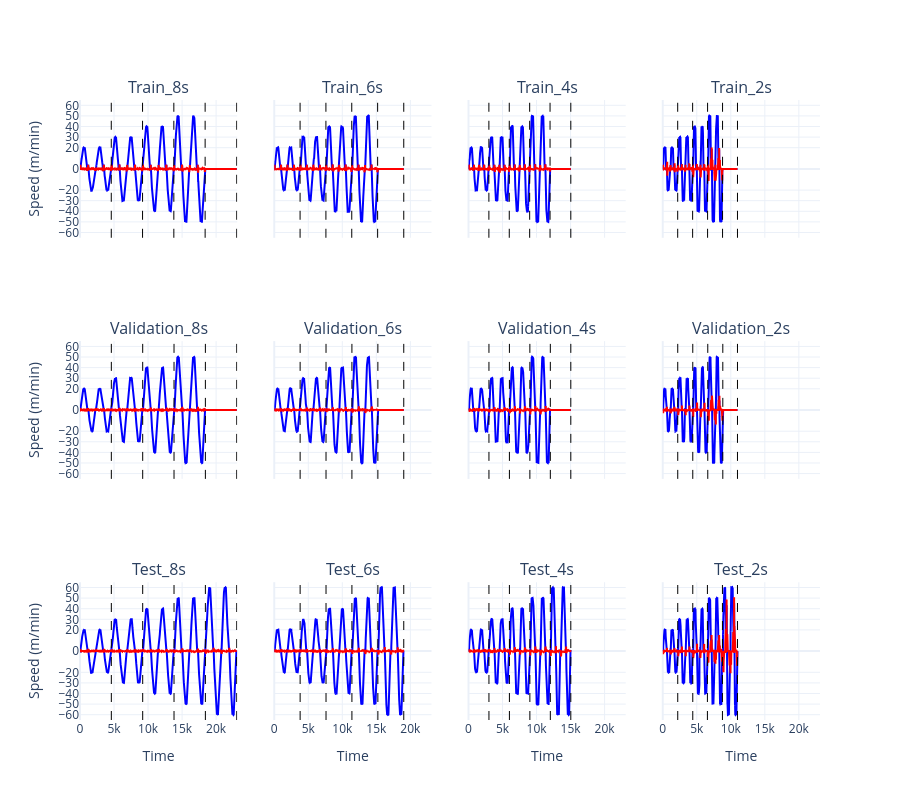

Write notebook code for a chart like this one.
### Code cell
row_order_dict = {'Train': 1, 'Validation': 2, 'Test': 3}
col_order_dict = {8:1, 6:2, 4:3, 2:4}
subplot_list = [f'{r[0]}_{r[1]}s' for r in itertools.product(row_order_dict.keys(), col_order_dict.keys())]
fig = FigureResampler(make_subplots(rows=3, cols=4, subplot_titles=subplot_list, shared_xaxes='all', shared_yaxes='all'))
for unique_set, set_g in set_dict.items():
    for ramp_time, g in set_g.groupby('PulseRampTime'):
        if unique_set != 'Test':
            g = pad_dataframe_zeros(g, gap_dict[ramp_time]-g.shape[0])
        else:
            g = g.reset_index()

        fig.add_trace(go.Scatter(name=unique_set + '_WebSpeedReal', line_color='blue'), hf_x=g.index, hf_y=g['WebSpeedReal'], row=row_order_dict[unique_set], col=col_order_dict[ramp_time])
        # fig.add_trace(go.Scatter(name=id + '_Motors.Traction1.Speed'), hf_x=g.index, hf_y=g['Motors.Traction1.Speed'], row=order_dict[id], col=1)
        # fig.add_trace(go.Scatter(name=id + '_Motors.Traction1.Setpoint'), hf_x=g.index, hf_y=g['Motors.Traction1.Setpoint'], row=order_dict[id], col=1)
        fig.add_trace(go.Scatter(name=unique_set + '_Slip', line_color='red'),hf_x=g.index, hf_y=g['Slip'], row=row_order_dict[unique_set], col=col_order_dict[ramp_time])
        # Add vertical lines between each speed
        for (speed), cur_df in g.groupby('PulseSpeed'):
            fig.add_vline(x=cur_df.index[-1], line_width=1, line_dash='dash', line_color='black', row=row_order_dict[unique_set], col=col_order_dict[ramp_time])

# set title
for row in range(1, 4):
    for col in range(1, 5):
        fig.update_yaxes(range=[-65, 65], tickvals=[-60, -50, -40, -30, -20, 0, 20, 30, 40, 50, 60], row=row, col=col)

for col in range(1, 5):
    fig.update_xaxes(title='Time', row=3, col=col)

for row in range(1, 4):
    fig.update_yaxes(title='Speed (m/min)', row=row, col=1)

fig.update_layout(height=800, template='plotly_white')
# Remove legend
fig.update_layout(showlegend=False)
fig.show()
# Save figure as pdf
fig.write_image(format="pdf", file="./../figures/ramp_pulses_speeds.pdf", height=800, width=1100)

### Figure 1 — Plotly figure (JSON) as saved in the notebook; plotly's stock layout.template omitted (floating-point values rounded to 4 significant figures; data arrays with more than 128 entries replaced by an {"elided": "..."} marker saying what was removed)
{"data": [{"line": {"color": "blue"}, "name": "<b style=\"color:sandybrown\">[R]</b> Test_WebSpeedReal <i style=\"color:#fc9944\">~11</i>", "type": "scatter", "uid": "b4c5ccd4-8515-48c7-b33e-10dbb6aa7800", "x": {"elided": "1000 int values"}, "xaxis": "x12", "y": {"elided": "1000 float values"}, "yaxis": "y12"}, {"line": {"color": "red"}, "name": "<b style=\"color:sandybrown\">[R]</b> Test_Slip <i style=\"color:#fc9944\">~11</i>", "type": "scatter", "uid": "a34f6fe9-c6f7-4273-b1d4-2145a2a50e23", "x": {"elided": "1000 int values"}, "xaxis": "x12", "y": {"elided": "1000 float values"}, "yaxis": "y12"}, {"line": {"color": "blue"}, "name": "<b style=\"color:sandybrown\">[R]</b> Test_WebSpeedReal <i style=\"color:#fc9944\">~15</i>", "type": "scatter", "uid": "17c30095-61c5-47a8-97e2-9577f424c824", "x": {"elided": "1000 int values"}, "xaxis": "x11", "y": {"elided": "1000 float values"}, "yaxis": "y11"}, {"line": {"color": "red"}, "name": "<b style=\"color:sandybrown\">[R]</b> Test_Slip <i style=\"color:#fc9944\">~15</i>", "type": "scatter", "uid": "ac9efde0-abc4-475c-ba29-95e40235feb6", "x": {"elided": "1000 int values"}, "xaxis": "x11", "y": {"elided": "1000 float values"}, "yaxis": "y11"}, {"line": {"color": "blue"}, "name": "<b style=\"color:sandybrown\">[R]</b> Test_WebSpeedReal <i style=\"color:#fc9944\">~19</i>", "type": "scatter", "uid": "2219c35d-19f1-49ea-92da-4b83aed65254", "x": {"elided": "1000 int values"}, "xaxis": "x10", "y": {"elided": "1000 float values"}, "yaxis": "y10"}, {"line": {"color": "red"}, "name": "<b style=\"color:sandybrown\">[R]</b> Test_Slip <i style=\"color:#fc9944\">~19</i>", "type": "scatter", "uid": "ae565164-2e30-4c26-8886-b9b546abae36", "x": {"elided": "1000 int values"}, "xaxis": "x10", "y": {"elided": "1000 float values"}, "yaxis": "y10"}, {"line": {"color": "blue"}, "name": "<b style=\"color:sandybrown\">[R]</b> Test_WebSpeedReal <i style=\"color:#fc9944\">~23</i>", "type": "scatter", "uid": "8dadc793-f202-453d-a7c0-c597c5c48d7a", "x": {"elided": "1000 int values"}, "xaxis": "x9", "y": {"elided": "1000 float values"}, "yaxis": "y9"}, {"line": {"color": "red"}, "name": "<b style=\"color:sandybrown\">[R]</b> Test_Slip <i style=\"color:#fc9944\">~23</i>", "type": "scatter", "uid": "96c7bb69-6f90-4f0a-bfef-33dd478365a7", "x": {"elided": "1000 int values"}, "xaxis": "x9", "y": {"elided": "1000 float values"}, "yaxis": "y9"}, {"line": {"color": "blue"}, "name": "<b style=\"color:sandybrown\">[R]</b> Train_WebSpeedReal <i style=\"color:#fc9944\">~11</i>", "type": "scatter", "uid": "cec3f722-3ccf-416a-8887-1d180f4924e2", "x": {"elided": "1000 int values"}, "xaxis": "x4", "y": {"elided": "1000 float values"}, "yaxis": "y4"}, {"line": {"color": "red"}, "name": "<b style=\"color:sandybrown\">[R]</b> Train_Slip <i style=\"color:#fc9944\">~11</i>", "type": "scatter", "uid": "1793f811-649d-43fa-a4ca-1e764c17c5b4", "x": {"elided": "1000 int values"}, "xaxis": "x4", "y": {"elided": "1000 float values"}, "yaxis": "y4"}, {"line": {"color": "blue"}, "name": "<b style=\"color:sandybrown\">[R]</b> Train_WebSpeedReal <i style=\"color:#fc9944\">~15</i>", "type": "scatter", "uid": "1bed2305-6ac7-4eea-a3d5-c921cc164fb8", "x": {"elided": "1000 int values"}, "xaxis": "x3", "y": {"elided": "1000 float values"}, "yaxis": "y3"}, {"line": {"color": "red"}, "name": "<b style=\"color:sandybrown\">[R]</b> Train_Slip <i style=\"color:#fc9944\">~15</i>", "type": "scatter", "uid": "41c3af1c-e26b-47ee-80d3-55b0971acaa4", "x": {"elided": "1000 int values"}, "xaxis": "x3", "y": {"elided": "1000 float values"}, "yaxis": "y3"}, {"line": {"color": "blue"}, "name": "<b style=\"color:sandybrown\">[R]</b> Train_WebSpeedReal <i style=\"color:#fc9944\">~19</i>", "type": "scatter", "uid": "8e87d85d-5569-4c30-96e7-40c3e8cb86a2", "x": {"elided": "1000 int values"}, "xaxis": "x2", "y": {"elided": "1000 float values"}, "yaxis": "y2"}, {"line": {"color": "red"}, "name": "<b style=\"color:sandybrown\">[R]</b> Train_Slip <i style=\"color:#fc9944\">~19</i>", "type": "scatter", "uid": "ac7075c9-8b25-4fa4-bc97-2028c758b629", "x": {"elided": "1000 int values"}, "xaxis": "x2", "y": {"elided": "1000 float values"}, "yaxis": "y2"}, {"line": {"color": "blue"}, "name": "<b style=\"color:sandybrown\">[R]</b> Train_WebSpeedReal <i style=\"color:#fc9944\">~23</i>", "type": "scatter", "uid": "92310bb4-c673-477e-96ff-7f601d892713", "x": {"elided": "1000 int values"}, "xaxis": "x", "y": {"elided": "1000 float values"}, "yaxis": "y"}, {"line": {"color": "red"}, "name": "<b style=\"color:sandybrown\">[R]</b> Train_Slip <i style=\"color:#fc9944\">~23</i>", "type": "scatter", "uid": "01c70614-9fc0-45df-ab9f-50d5e6d008cd", "x": {"elided": "1000 int values"}, "xaxis": "x", "y": {"elided": "1000 float values"}, "yaxis": "y"}, {"line": {"color": "blue"}, "name": "<b style=\"color:sandybrown\">[R]</b> Validation_WebSpeedReal <i style=\"color:#fc9944\">~11</i>", "type": "scatter", "uid": "f581f22d-45a7-42eb-89bc-d13f808692a7", "x": {"elided": "1000 int values"}, "xaxis": "x8", "y": {"elided": "1000 float values"}, "yaxis": "y8"}, {"line": {"color": "red"}, "name": "<b style=\"color:sandybrown\">[R]</b> Validation_Slip <i style=\"color:#fc9944\">~11</i>", "type": "scatter", "uid": "2e7d6015-82a9-48f6-8a55-f840bd1f7ace", "x": {"elided": "1000 int values"}, "xaxis": "x8", "y": {"elided": "1000 float values"}, "yaxis": "y8"}, {"line": {"color": "blue"}, "name": "<b style=\"color:sandybrown\">[R]</b> Validation_WebSpeedReal <i style=\"color:#fc9944\">~15</i>", "type": "scatter", "uid": "d2fcb5d9-37b0-4b4c-967e-fdac796ef260", "x": {"elided": "1000 int values"}, "xaxis": "x7", "y": {"elided": "1000 float values"}, "yaxis": "y7"}, {"line": {"color": "red"}, "name": "<b style=\"color:sandybrown\">[R]</b> Validation_Slip <i style=\"color:#fc9944\">~15</i>", "type": "scatter", "uid": "c6f1b803-f5bc-439f-9008-ba4ed80a764d", "x": {"elided": "1000 int values"}, "xaxis": "x7", "y": {"elided": "1000 float values"}, "yaxis": "y7"}, {"line": {"color": "blue"}, "name": "<b style=\"color:sandybrown\">[R]</b> Validation_WebSpeedReal <i style=\"color:#fc9944\">~19</i>", "type": "scatter", "uid": "62534e14-d32c-443a-80c0-5291e3e25d1e", "x": {"elided": "1000 int values"}, "xaxis": "x6", "y": {"elided": "1000 float values"}, "yaxis": "y6"}, {"line": {"color": "red"}, "name": "<b style=\"color:sandybrown\">[R]</b> Validation_Slip <i style=\"color:#fc9944\">~19</i>", "type": "scatter", "uid": "5e0cc48c-cb72-4359-b5f4-3778157e33c6", "x": {"elided": "1000 int values"}, "xaxis": "x6", "y": {"elided": "1000 float values"}, "yaxis": "y6"}, {"line": {"color": "blue"}, "name": "<b style=\"color:sandybrown\">[R]</b> Validation_WebSpeedReal <i style=\"color:#fc9944\">~23</i>", "type": "scatter", "uid": "ae49cc04-00d8-4b9d-af71-4ee84b1105bb", "x": {"elided": "1000 int values"}, "xaxis": "x5", "y": {"elided": "1000 float values"}, "yaxis": "y5"}, {"line": {"color": "red"}, "name": "<b style=\"color:sandybrown\">[R]</b> Validation_Slip <i style=\"color:#fc9944\">~23</i>", "type": "scatter", "uid": "2f97b35e-404a-47c5-a458-72dd1389a66d", "x": {"elided": "1000 int values"}, "xaxis": "x5", "y": {"elided": "1000 float values"}, "yaxis": "y5"}], "layout": {"annotations": [{"font": {"size": 16}, "showarrow": false, "text": "Train_8s", "x": 0.1062, "xanchor": "center", "xref": "paper", "y": 1, "yanchor": "bottom", "yref": "paper"}, {"font": {"size": 16}, "showarrow": false, "text": "Train_6s", "x": 0.3688, "xanchor": "center", "xref": "paper", "y": 1, "yanchor": "bottom", "yref": "paper"}, {"font": {"size": 16}, "showarrow": false, "text": "Train_4s", "x": 0.6313, "xanchor": "center", "xref": "paper", "y": 1, "yanchor": "bottom", "yref": "paper"}, {"font": {"size": 16}, "showarrow": false, "text": "Train_2s", "x": 0.8938, "xanchor": "center", "xref": "paper", "y": 1, "yanchor": "bottom", "yref": "paper"}, {"font": {"size": 16}, "showarrow": false, "text": "Validation_8s", "x": 0.1062, "xanchor": "center", "xref": "paper", "y": 0.6111, "yanchor": "bottom", "yref": "paper"}, {"font": {"size": 16}, "showarrow": false, "text": "Validation_6s", "x": 0.3688, "xanchor": "center", "xref": "paper", "y": 0.6111, "yanchor": "bottom", "yref": "paper"}, {"font": {"size": 16}, "showarrow": false, "text": "Validation_4s", "x": 0.6313, "xanchor": "center", "xref": "paper", "y": 0.6111, "yanchor": "bottom", "yref": "paper"}, {"font": {"size": 16}, "showarrow": false, "text": "Validation_2s", "x": 0.8938, "xanchor": "center", "xref": "paper", "y": 0.6111, "yanchor": "bottom", "yref": "paper"}, {"font": {"size": 16}, "showarrow": false, "text": "Test_8s", "x": 0.1062, "xanchor": "center", "xref": "paper", "y": 0.2222, "yanchor": "bottom", "yref": "paper"}, {"font": {"size": 16}, "showarrow": false, "text": "Test_6s", "x": 0.3688, "xanchor": "center", "xref": "paper", "y": 0.2222, "yanchor": "bottom", "yref": "paper"}, {"font": {"size": 16}, "showarrow": false, "text": "Test_4s", "x": 0.6313, "xanchor": "center", "xref": "paper", "y": 0.2222, "yanchor": "bottom", "yref": "paper"}, {"font": {"size": 16}, "showarrow": false, "text": "Test_2s", "x": 0.8938, "xanchor": "center", "xref": "paper", "y": 0.2222, "yanchor": "bottom", "yref": "paper"}], "height": 800, "shapes": [{"line": {"color": "black", "dash": "dash", "width": 1}, "type": "line", "x0": 2203, "x1": 2203, "xref": "x12", "y0": 0, "y1": 1, "yref": "y12 domain"}, {"line": {"color": "black", "dash": "dash", "width": 1}, "type": "line", "x0": 4411, "x1": 4411, "xref": "x12", "y0": 0, "y1": 1, "yref": "y12 domain"}, {"line": {"color": "black", "dash": "dash", "width": 1}, "type": "line", "x0": 6562, "x1": 6562, "xref": "x12", "y0": 0, "y1": 1, "yref": "y12 domain"}, {"line": {"color": "black", "dash": "dash", "width": 1}, "type": "line", "x0": 8770, "x1": 8770, "xref": "x12", "y0": 0, "y1": 1, "yref": "y12 domain"}, {"line": {"color": "black", "dash": "dash", "width": 1}, "type": "line", "x0": 10978, "x1": 10978, "xref": "x12", "y0": 0, "y1": 1, "yref": "y12 domain"}, {"line": {"color": "black", "dash": "dash", "width": 1}, "type": "line", "x0": 3003, "x1": 3003, "xref": "x11", "y0": 0, "y1": 1, "yref": "y11 domain"}, {"line": {"color": "black", "dash": "dash", "width": 1}, "type": "line", "x0": 6011, "x1": 6011, "xref": "x11", "y0": 0, "y1": 1, "yref": "y11 domain"}, {"line": {"color": "black", "dash": "dash", "width": 1}, "type": "line", "x0": 9015, "x1": 9015, "xref": "x11", "y0": 0, "y1": 1, "yref": "y11 domain"}, {"line": {"color": "black", "dash": "dash", "width": 1}, "type": "line", "x0": 12023, "x1": 12023, "xref": "x11", "y0": 0, "y1": 1, "yref": "y11 domain"}, {"line": {"color": "black", "dash": "dash", "width": 1}, "type": "line", "x0": 15031, "x1": 15031, "xref": "x11", "y0": 0, "y1": 1, "yref": "y11 domain"}, {"line": {"color": "black", "dash": "dash", "width": 1}, "type": "line", "x0": 3803, "x1": 3803, "xref": "x10", "y0": 0, "y1": 1, "yref": "y10 domain"}, {"line": {"color": "black", "dash": "dash", "width": 1}, "type": "line", "x0": 7607, "x1": 7607, "xref": "x10", "y0": 0, "y1": 1, "yref": "y10 domain"}, {"line": {"color": "black", "dash": "dash", "width": 1}, "type": "line", "x0": 11411, "x1": 11411, "xref": "x10", "y0": 0, "y1": 1, "yref": "y10 domain"}, {"line": {"color": "black", "dash": "dash", "width": 1}, "type": "line", "x0": 15223, "x1": 15223, "xref": "x10", "y0": 0, "y1": 1, "yref": "y10 domain"}, {"line": {"color": "black", "dash": "dash", "width": 1}, "type": "line", "x0": 19027, "x1": 19027, "xref": "x10", "y0": 0, "y1": 1, "yref": "y10 domain"}, {"line": {"color": "black", "dash": "dash", "width": 1}, "type": "line", "x0": 4603, "x1": 4603, "xref": "x9", "y0": 0, "y1": 1, "yref": "y9 domain"}, {"line": {"color": "black", "dash": "dash", "width": 1}, "type": "line", "x0": 9211, "x1": 9211, "xref": "x9", "y0": 0, "y1": 1, "yref": "y9 domain"}, {"line": {"color": "black", "dash": "dash", "width": 1}, "type": "line", "x0": 13815, "x1": 13815, "xref": "x9", "y0": 0, "y1": 1, "yref": "y9 domain"}, {"line": {"color": "black", "dash": "dash", "width": 1}, "type": "line", "x0": 18423, "x1": 18423, "xref": "x9", "y0": 0, "y1": 1, "yref": "y9 domain"}, {"line": {"color": "black", "dash": "dash", "width": 1}, "type": "line", "x0": 23031, "x1": 23031, "xref": "x9", "y0": 0, "y1": 1, "yref": "y9 domain"}, {"line": {"color": "black", "dash": "dash", "width": 1}, "type": "line", "x0": 10978, "x1": 10978, "xref": "x4", "y0": 0, "y1": 1, "yref": "y4 domain"}, {"line": {"color": "black", "dash": "dash", "width": 1}, "type": "line", "x0": 2196, "x1": 2196, "xref": "x4", "y0": 0, "y1": 1, "yref": "y4 domain"}, {"line": {"color": "black", "dash": "dash", "width": 1}, "type": "line", "x0": 4392, "x1": 4392, "xref": "x4", "y0": 0, "y1": 1, "yref": "y4 domain"}, {"line": {"color": "black", "dash": "dash", "width": 1}, "type": "line", "x0": 6588, "x1": 6588, "xref": "x4", "y0": 0, "y1": 1, "yref": "y4 domain"}, {"line": {"color": "black", "dash": "dash", "width": 1}, "type": "line", "x0": 8788, "x1": 8788, "xref": "x4", "y0": 0, "y1": 1, "yref": "y4 domain"}, {"line": {"color": "black", "dash": "dash", "width": 1}, "type": "line", "x0": 15031, "x1": 15031, "xref": "x3", "y0": 0, "y1": 1, "yref": "y3 domain"}, {"line": {"color": "black", "dash": "dash", "width": 1}, "type": "line", "x0": 2995, "x1": 2995, "xref": "x3", "y0": 0, "y1": 1, "yref": "y3 domain"}, {"line": {"color": "black", "dash": "dash", "width": 1}, "type": "line", "x0": 5992, "x1": 5992, "xref": "x3", "y0": 0, "y1": 1, "yref": "y3 domain"}, {"line": {"color": "black", "dash": "dash", "width": 1}, "type": "line", "x0": 8988, "x1": 8988, "xref": "x3", "y0": 0, "y1": 1, "yref": "y3 domain"}, {"line": {"color": "black", "dash": "dash", "width": 1}, "type": "line", "x0": 11984, "x1": 11984, "xref": "x3", "y0": 0, "y1": 1, "yref": "y3 domain"}, {"line": {"color": "black", "dash": "dash", "width": 1}, "type": "line", "x0": 19027, "x1": 19027, "xref": "x2", "y0": 0, "y1": 1, "yref": "y2 domain"}, {"line": {"color": "black", "dash": "dash", "width": 1}, "type": "line", "x0": 3795, "x1": 3795, "xref": "x2", "y0": 0, "y1": 1, "yref": "y2 domain"}, {"line": {"color": "black", "dash": "dash", "width": 1}, "type": "line", "x0": 7592, "x1": 7592, "xref": "x2", "y0": 0, "y1": 1, "yref": "y2 domain"}, {"line": {"color": "black", "dash": "dash", "width": 1}, "type": "line", "x0": 11388, "x1": 11388, "xref": "x2", "y0": 0, "y1": 1, "yref": "y2 domain"}, {"line": {"color": "black", "dash": "dash", "width": 1}, "type": "line", "x0": 15189, "x1": 15189, "xref": "x2", "y0": 0, "y1": 1, "yref": "y2 domain"}, {"line": {"color": "black", "dash": "dash", "width": 1}, "type": "line", "x0": 23031, "x1": 23031, "xref": "x", "y0": 0, "y1": 1, "yref": "y domain"}, {"line": {"color": "black", "dash": "dash", "width": 1}, "type": "line", "x0": 4595, "x1": 4595, "xref": "x", "y0": 0, "y1": 1, "yref": "y domain"}, {"line": {"color": "black", "dash": "dash", "width": 1}, "type": "line", "x0": 9191, "x1": 9191, "xref": "x", "y0": 0, "y1": 1, "yref": "y domain"}, {"line": {"color": "black", "dash": "dash", "width": 1}, "type": "line", "x0": 13788, "x1": 13788, "xref": "x", "y0": 0, "y1": 1, "yref": "y domain"}, {"line": {"color": "black", "dash": "dash", "width": 1}, "type": "line", "x0": 18385, "x1": 18385, "xref": "x", "y0": 0, "y1": 1, "yref": "y domain"}, {"line": {"color": "black", "dash": "dash", "width": 1}, "type": "line", "x0": 10978, "x1": 10978, "xref": "x8", "y0": 0, "y1": 1, "yref": "y8 domain"}, {"line": {"color": "black", "dash": "dash", "width": 1}, "type": "line", "x0": 2203, "x1": 2203, "xref": "x8", "y0": 0, "y1": 1, "yref": "y8 domain"}, {"line": {"color": "black", "dash": "dash", "width": 1}, "type": "line", "x0": 4411, "x1": 4411, "xref": "x8", "y0": 0, "y1": 1, "yref": "y8 domain"}, {"line": {"color": "black", "dash": "dash", "width": 1}, "type": "line", "x0": 6615, "x1": 6615, "xref": "x8", "y0": 0, "y1": 1, "yref": "y8 domain"}, {"line": {"color": "black", "dash": "dash", "width": 1}, "type": "line", "x0": 8823, "x1": 8823, "xref": "x8", "y0": 0, "y1": 1, "yref": "y8 domain"}, {"line": {"color": "black", "dash": "dash", "width": 1}, "type": "line", "x0": 15031, "x1": 15031, "xref": "x7", "y0": 0, "y1": 1, "yref": "y7 domain"}, {"line": {"color": "black", "dash": "dash", "width": 1}, "type": "line", "x0": 3003, "x1": 3003, "xref": "x7", "y0": 0, "y1": 1, "yref": "y7 domain"}, {"line": {"color": "black", "dash": "dash", "width": 1}, "type": "line", "x0": 6011, "x1": 6011, "xref": "x7", "y0": 0, "y1": 1, "yref": "y7 domain"}, {"line": {"color": "black", "dash": "dash", "width": 1}, "type": "line", "x0": 9015, "x1": 9015, "xref": "x7", "y0": 0, "y1": 1, "yref": "y7 domain"}, {"line": {"color": "black", "dash": "dash", "width": 1}, "type": "line", "x0": 12023, "x1": 12023, "xref": "x7", "y0": 0, "y1": 1, "yref": "y7 domain"}, {"line": {"color": "black", "dash": "dash", "width": 1}, "type": "line", "x0": 19027, "x1": 19027, "xref": "x6", "y0": 0, "y1": 1, "yref": "y6 domain"}, {"line": {"color": "black", "dash": "dash", "width": 1}, "type": "line", "x0": 3803, "x1": 3803, "xref": "x6", "y0": 0, "y1": 1, "yref": "y6 domain"}, {"line": {"color": "black", "dash": "dash", "width": 1}, "type": "line", "x0": 7607, "x1": 7607, "xref": "x6", "y0": 0, "y1": 1, "yref": "y6 domain"}, {"line": {"color": "black", "dash": "dash", "width": 1}, "type": "line", "x0": 11411, "x1": 11411, "xref": "x6", "y0": 0, "y1": 1, "yref": "y6 domain"}, {"line": {"color": "black", "dash": "dash", "width": 1}, "type": "line", "x0": 15223, "x1": 15223, "xref": "x6", "y0": 0, "y1": 1, "yref": "y6 domain"}, {"line": {"color": "black", "dash": "dash", "width": 1}, "type": "line", "x0": 23031, "x1": 23031, "xref": "x5", "y0": 0, "y1": 1, "yref": "y5 domain"}, {"line": {"color": "black", "dash": "dash", "width": 1}, "type": "line", "x0": 4603, "x1": 4603, "xref": "x5", "y0": 0, "y1": 1, "yref": "y5 domain"}, {"line": {"color": "black", "dash": "dash", "width": 1}, "type": "line", "x0": 9211, "x1": 9211, "xref": "x5", "y0": 0, "y1": 1, "yref": "y5 domain"}, {"line": {"color": "black", "dash": "dash", "width": 1}, "type": "line", "x0": 13815, "x1": 13815, "xref": "x5", "y0": 0, "y1": 1, "yref": "y5 domain"}, {"line": {"color": "black", "dash": "dash", "width": 1}, "type": "line", "x0": 18423, "x1": 18423, "xref": "x5", "y0": 0, "y1": 1, "yref": "y5 domain"}], "showlegend": false, "xaxis": {"anchor": "y", "domain": [0, 0.2125], "matches": "x9", "showticklabels": false}, "xaxis10": {"anchor": "y10", "domain": [0.2625, 0.475], "matches": "x9", "title": {"text": "Time"}}, "xaxis11": {"anchor": "y11", "domain": [0.525, 0.7375], "matches": "x9", "title": {"text": "Time"}}, "xaxis12": {"anchor": "y12", "domain": [0.7875, 1], "matches": "x9", "title": {"text": "Time"}}, "xaxis2": {"anchor": "y2", "domain": [0.2625, 0.475], "matches": "x9", "showticklabels": false}, "xaxis3": {"anchor": "y3", "domain": [0.525, 0.7375], "matches": "x9", "showticklabels": false}, "xaxis4": {"anchor": "y4", "domain": [0.7875, 1], "matches": "x9", "showticklabels": false}, "xaxis5": {"anchor": "y5", "domain": [0, 0.2125], "matches": "x9", "showticklabels": false}, "xaxis6": {"anchor": "y6", "domain": [0.2625, 0.475], "matches": "x9", "showticklabels": false}, "xaxis7": {"anchor": "y7", "domain": [0.525, 0.7375], "matches": "x9", "showticklabels": false}, "xaxis8": {"anchor": "y8", "domain": [0.7875, 1], "matches": "x9", "showticklabels": false}, "xaxis9": {"anchor": "y9", "domain": [0, 0.2125], "title": {"text": "Time"}}, "yaxis": {"anchor": "x", "domain": [0.7778, 1], "matches": "y9", "range": [-65, 65], "tickvals": [-60, -50, -40, -30, -20, 0, 20, 30, 40, 50, 60], "title": {"text": "Speed (m/min)"}}, "yaxis10": {"anchor": "x10", "domain": [0, 0.2222], "matches": "y9", "range": [-65, 65], "showticklabels": false, "tickvals": [-60, -50, -40, -30, -20, 0, 20, 30, 40, 50, 60]}, "yaxis11": {"anchor": "x11", "domain": [0, 0.2222], "matches": "y9", "range": [-65, 65], "showticklabels": false, "tickvals": [-60, -50, -40, -30, -20, 0, 20, 30, 40, 50, 60]}, "yaxis12": {"anchor": "x12", "domain": [0, 0.2222], "matches": "y9", "range": [-65, 65], "showticklabels": false, "tickvals": [-60, -50, -40, -30, -20, 0, 20, 30, 40, 50, 60]}, "yaxis2": {"anchor": "x2", "domain": [0.7778, 1], "matches": "y9", "range": [-65, 65], "showticklabels": false, "tickvals": [-60, -50, -40, -30, -20, 0, 20, 30, 40, 50, 60]}, "yaxis3": {"anchor": "x3", "domain": [0.7778, 1], "matches": "y9", "range": [-65, 65], "showticklabels": false, "tickvals": [-60, -50, -40, -30, -20, 0, 20, 30, 40, 50, 60]}, "yaxis4": {"anchor": "x4", "domain": [0.7778, 1], "matches": "y9", "range": [-65, 65], "showticklabels": false, "tickvals": [-60, -50, -40, -30, -20, 0, 20, 30, 40, 50, 60]}, "yaxis5": {"anchor": "x5", "domain": [0.3889, 0.6111], "matches": "y9", "range": [-65, 65], "tickvals": [-60, -50, -40, -30, -20, 0, 20, 30, 40, 50, 60], "title": {"text": "Speed (m/min)"}}, "yaxis6": {"anchor": "x6", "domain": [0.3889, 0.6111], "matches": "y9", "range": [-65, 65], "showticklabels": false, "tickvals": [-60, -50, -40, -30, -20, 0, 20, 30, 40, 50, 60]}, "yaxis7": {"anchor": "x7", "domain": [0.3889, 0.6111], "matches": "y9", "range": [-65, 65], "showticklabels": false, "tickvals": [-60, -50, -40, -30, -20, 0, 20, 30, 40, 50, 60]}, "yaxis8": {"anchor": "x8", "domain": [0.3889, 0.6111], "matches": "y9", "range": [-65, 65], "showticklabels": false, "tickvals": [-60, -50, -40, -30, -20, 0, 20, 30, 40, 50, 60]}, "yaxis9": {"anchor": "x9", "domain": [0, 0.2222], "range": [-65, 65], "tickvals": [-60, -50, -40, -30, -20, 0, 20, 30, 40, 50, 60], "title": {"text": "Speed (m/min)"}}}}
